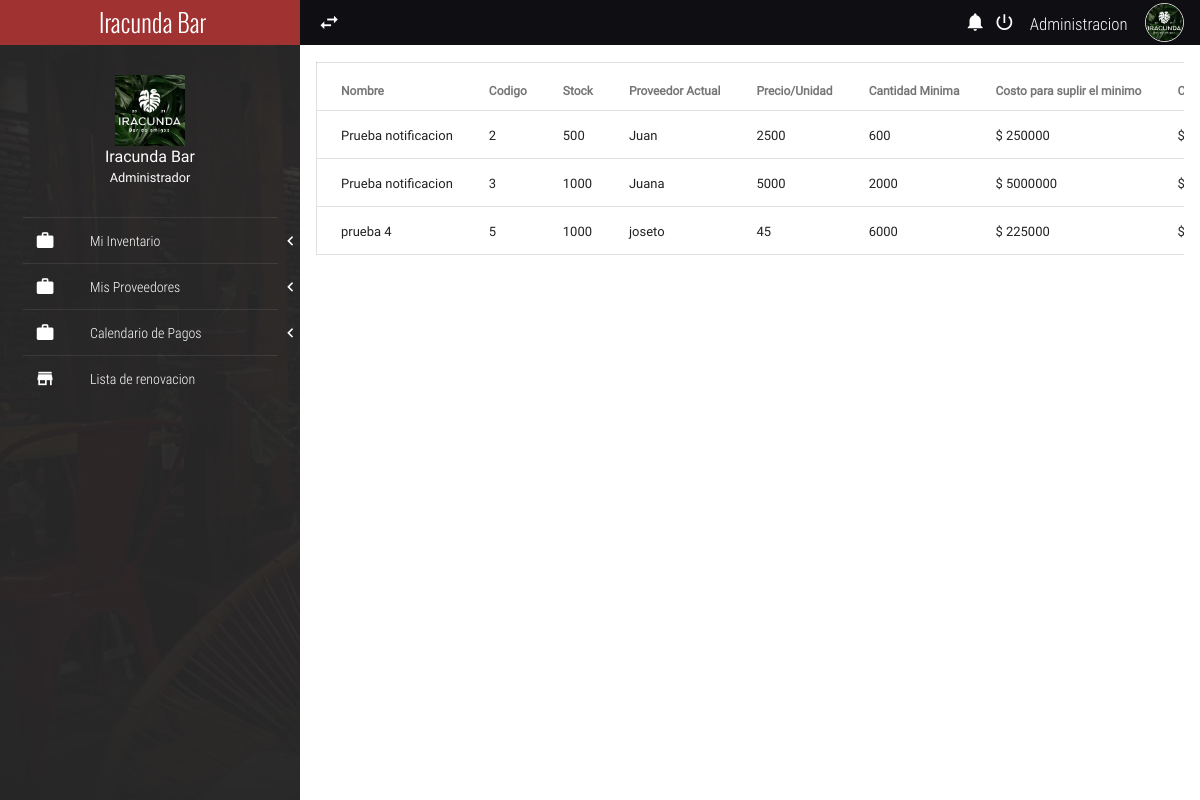
/Iracunda/pocoinventario.php, run on the app's committed database.
### tables this page shows
CREATE TABLE `inventario` (
  `nombre` varchar(20) NOT NULL,
  `codigo` int(11) NOT NULL,
  `stock` int(11) NOT NULL,
  `Proveedoractual` text NOT NULL,
  `Precio` int(11) NOT NULL,
  `notificacion` int(11) NOT NULL
);

### Iracunda/database/BaseDatos.php (called while the page is built, shortened)
<?php
$host="localhost";
$bd="iracunda";
$usuario="root";
$contraseña="";
try {
    $conexion=new PDO("mysql:host=$host;dbname=$bd",$usuario,$contraseña );
} catch (Exception $ex) {
    echo $ex->getmessage();
}
$sentenciaSQL=$conexion->prepare("SELECT * FROM inventario");
$sentenciaSQL->execute();
$total=$sentenciaSQL->fetchAll(PDO::FETCH_ASSOC);
?>

### Iracunda/pocoinventario.php (the view, shortened to what this page needs)
<?php include("./database/BaseDatos.php"); ?>
<!DOCTYPE html>
<html lang="es">
<head>
	<link rel="stylesheet" href="css/normalize.css">
	<link rel="stylesheet" href="css/sweetalert2.css">
	<link rel="stylesheet" href="css/material.min.css">
	<link rel="stylesheet" href="css/material-design-iconic-font.min.css">
	<link rel="stylesheet" href="css/jquery.mCustomScrollbar.css">
	<link rel="stylesheet" href="css/mainred.css">
</head>
<body>
	<?php include("./Funciones/navlateral.php"); ?>
	<section class="full-width pageContent">
		<div class="full-width navBar">
			<div class="full-width navBar-options">
				<i class="zmdi zmdi-swap btn-menu" id="btn-menu"></i>
				<nav class="navBar-options-list">
					<ul class="list-unstyle">
						<li class="btn-Notification" id="notifications">
							<i class="zmdi zmdi-notifications" onclick="javascript:window.print()"></i>
						<li class="btn-exit" id="btn-exit">
							<i class="zmdi zmdi-power"></i>
						</li>
						<li class="text-condensedLight noLink" ><small>Administracion</small></li>
						<li class="noLink">
							<figure>
								<img src="assets/img/logo.png" alt="Avatar" class="img-responsive">
							</figure>
						</li>
					</ul>
				</nav>
			</div>
		</div>
		<div class="full-width divider-menu-h"></div>
		<div class="mdl-grid">
			<div class="mdl-cell mdl-cell--4-col-phone mdl-cell--8-col-tablet mdl-cell--12-col-desktop">
				<div class="table-responsive">
					<table class="mdl-data-table mdl-js-data-table mdl-shadow--2dp full-width table-responsive">
						<thead>
							<tr>
								<th class="mdl-data-table__cell--non-numeric">Nombre</th>
								<th class="mdl-data-table__cell--non-numeric">Codigo</th>
								<th class="mdl-data-table__cell--non-numeric">Stock</th>
								<th class="mdl-data-table__cell--non-numeric">Proveedor Actual</th>
								<th class="mdl-data-table__cell--non-numeric">Precio/Unidad</th>
								<th class="mdl-data-table__cell--non-numeric">Cantidad Minima</th>
								<th class="mdl-data-table__cell--non-numeric">Costo para suplir el minimo</th>
								<th class="mdl-data-table__cell--non-numeric">Costo para duplicar el minimo</th>
							</tr>
						</thead>
						<tbody>
						<?php foreach($total as $inventario) { ?>
							<?php $canti='0';$canti2='0'; $suma ='0';$suma2 ='0'; if($inventario['stock'] < $inventario['notificacion']){?>
							<tr>
								<td class="mdl-data-table__cell--non-numeric"><?php echo $inventario['nombre'] ?></td>
								<td class="mdl-data-table__cell--non-numeric"><?php echo $inventario['codigo'] ?></td></td>
								<td class="mdl-data-table__cell--non-numeric"><?php echo $inventario['stock'] ?></td></td>
								<td class="mdl-data-table__cell--non-numeric"><?php echo $inventario['Proveedoractual'] ?></td></td>
								<td class="mdl-data-table__cell--non-numeric"><?php echo $inventario['Precio'] ?></td></td>
								<td class="mdl-data-table__cell--non-numeric"><?php echo $inventario['notificacion'] ?></td></td>
								<?php $canti = $inventario['notificacion']-$inventario['stock'] ;?>
							<?php $canti2 = $inventario['notificacion']*'2'-$inventario['stock'] ;?>
							<?php $suma = $canti * $inventario['Precio'] ;?>
							<?php $suma2 = $canti2 * $inventario['Precio'] ;?>
								<td class="mdl-data-table__cell--non-numeric">$ <?php echo $suma ?></td>
								<td class="mdl-data-table__cell--non-numeric">$ <?php echo $suma2 ?></td></td>
								<?php } ?>
							</tr>
							<?php } ?>
						</tbody>
					</table>
				</div>
			</div>
		</div>
	</section>
</body>
</html>

### Iracunda/css/mainred.css (style rules this page uses)
:root { --color-text: #3F51B5; --primary-color: #0e0e13; --acent-color: #a13232; }
html, body { width: 100%; height: 100%; margin: 0; padding: 0; font-size: 16px; font-family: "RobotoRegular"; position: relative; background-color: #fff; }
.text-condensedLight { font-family: "RobotoCondensedLight"; }
.list-unstyle { margin: 0; padding: 0; list-style: none; box-sizing: border-box; }
.img-responsive { width: 100%; height: auto; }
.table-responsive { overflow: auto; }
.divider-menu-h { height: 0; border-top: 1px solid rgba(255, 255, 255, .09); width: 85%; margin: 0 auto; }
.table-responsive { width: 100%; overflow-x: scroll; position: relative; }
.navBar { background-color: var(--primary-color); height: 45px; color: #fff; }
.navBar-options { line-height: 45px; height: 45px; position: absolute; width: 100%; top: 0; right: 0; padding: 0; transition: all .3s ease-in-out; }
.navBar-options .btn-menu, .navBar-options-list { line-height: 45px; position: absolute; top: 0; height: 45px; margin: 0; padding: 0; }
.navBar-options .btn-menu { width: 40px; left: 0; font-size: 23px; cursor: pointer; user-select: none; text-align: center; outline: none; margin-left: 9px; }
.navBar-options-list { right: 9px; }
.navBar-options-list .noLink { cursor: inherit !important; }
.navBar-options-list ul { height: 45px; }
.navBar-options-list ul li { height: 45px; line-height: 45px; cursor: pointer; display: inline-block; padding: 0 7px; font-size: 21px; }
.navBar-options-list ul li { outline: none; }
.navBar-options-list ul li figure, .navBar-options-list ul li figure img { margin: 0; padding: 0; padding-top: 0; margin-top: 0; box-sizing: border-box; }
.navBar-options-list ul li figure { height: 45px; }
.navBar-options-list ul li figure img { border: 1px solid #E1E1E1; border-radius: 50%; width: 39px; height: 39px; margin-bottom: 3px; }
.pageContent { padding-left: 300px; width: 100%; height: 100%; overflow: hidden; z-index: 77; background-color: #fff; transition: all .3s ease-in-out; }

### data on the page
inventario: nombre "Prueba notificacion", codigo "2", stock "500", Proveedoractual "Juan", Precio "2500", notificacion "600", suma "250000"
inventario: nombre "Prueba notificacion", codigo "3", stock "1000", Proveedoractual "Juana", Precio "5000", notificacion "2000", suma "5000000"
inventario: nombre "prueba 4", codigo "5", stock "1000", Proveedoractual "joseto", Precio "45", notificacion "6000", suma "225000"
